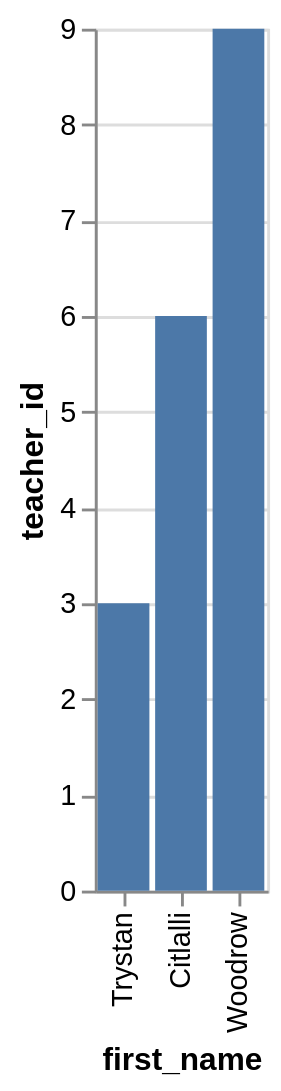

Vega-Lite specification for this chart:
### Vega-Lite specification from a JSON file in a GitHub repository (floating-point values rounded to 4 significant figures)
{"data": {"values": [{"x_data": "Trystan", "y_data": 3}, {"x_data": "Citlalli", "y_data": 6}, {"x_data": "Woodrow", "y_data": 9}]}, "mark": "bar", "encoding": {"x": {"field": "x_data", "type": "nominal", "title": "first_name", "sort": {"op": "sum", "field": "y_data", "order": "ascending"}}, "y": {"field": "y_data", "type": "quantitative", "title": "teacher_id"}}}
